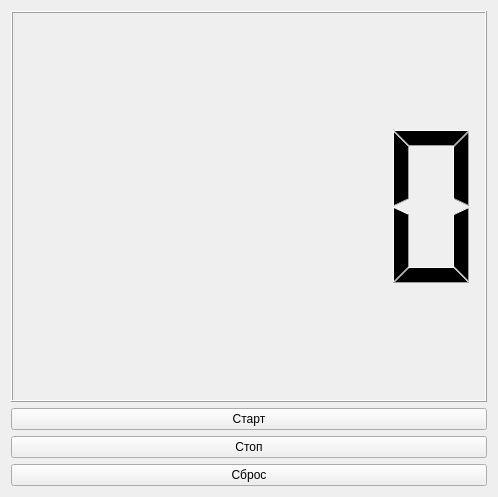
<?xml version="1.0" encoding="UTF-8"?>
<ui version="4.0">
 <class>MainWindow</class>
 <widget class="QMainWindow" name="MainWindow">
  <property name="geometry">
   <rect>
    <x>0</x>
    <y>0</y>
    <width>498</width>
    <height>497</height>
   </rect>
  </property>
  <property name="windowTitle">
   <string>MainWindow</string>
  </property>
  <widget class="QWidget" name="centralWidget">
   <layout class="QGridLayout" name="gridLayout_2">
    <item row="0" column="0">
     <layout class="QGridLayout" name="layout">
      <item row="0" column="0">
       <widget class="QLCDNumber" name="lcd"/>
      </item>
      <item row="1" column="0">
       <widget class="QPushButton" name="start">
        <property name="text">
         <string>Старт</string>
        </property>
       </widget>
      </item>
      <item row="2" column="0">
       <widget class="QPushButton" name="stop">
        <property name="text">
         <string>Стоп</string>
        </property>
       </widget>
      </item>
      <item row="3" column="0">
       <widget class="QPushButton" name="reset">
        <property name="text">
         <string>Сброс</string>
        </property>
       </widget>
      </item>
     </layout>
    </item>
   </layout>
  </widget>
 </widget>
 <layoutdefault spacing="6" margin="11"/>
 <resources/>
 <connections/>
</ui>
